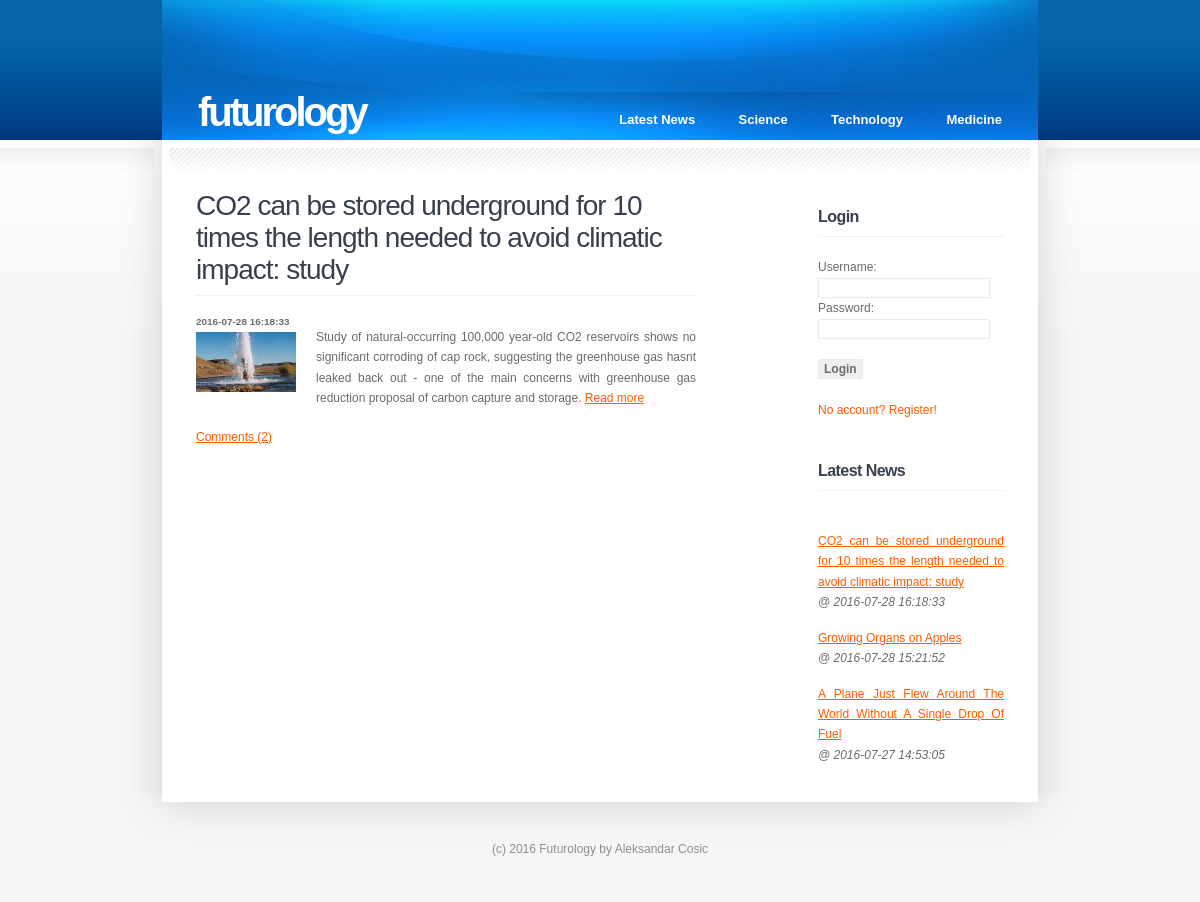
The page /science.php on the database its author committed.
### tables this page shows
CREATE TABLE `news` (
  `id` int(11) NOT NULL AUTO_INCREMENT,
  `title` varchar(555) NOT NULL,
  `intro` text NOT NULL,
  `content` text NOT NULL,
  `date` datetime NOT NULL DEFAULT CURRENT_TIMESTAMP,
  `category` varchar(45) NOT NULL,
  `image` varchar(255) DEFAULT NULL,
  PRIMARY KEY (`id`)
);

### classes/Connect.class.php (called while the page is built, shortened)
<?php
class Connect {
	private static $_instance = null;
	public static function getInstance() {
		if(is_null(self::$_instance)) {
			self::$_instance = new PDO ("mysql:host=" . Config::get('DB/host') . ";dbname=" . Config::get('DB/db_name'),
			Config::get('DB/user'),Config::get('DB/password'));
		}
		return self::$_instance;
	}
}

### classes/Comment.class.php (called while the page is built, shortened)
<?php
class Comment extends Entity{
	public static function getAllComments($id) {
		$q = self::$db->query("SELECT * FROM comments WHERE news_id = {$id} ORDER BY date DESC");
		$postArr = $q->fetchAll();
		return $postArr;
	}
}
?>

### widgets/latestNewsW.php (the view, shortened to what this page needs)
<?php
	$articles = Article::getAllArticles();
	for($i = 0; $i < sizeof($articles); $i++){
		echo "<li style='margin: 5px 0 15px'><a href=readMore.php?id=" . $articles[$i]['id'] . ">" . $articles[$i]['title'] . "</a></br>
				  <em>@ " . $articles[$i]['date'] . "</em></li>";
	}
?>

### classes/Article.class.php (shortened to what this page needs)
<?php
class Article extends Entity{
	public static $tableName = "news";
	public static function getAllArticles($category = null) {
		$tableName = static::$tableName;
		if($category == null) {
			$q = self::$db->query("SELECT * FROM {$tableName} ORDER BY date DESC  LIMIT 5");
		} else {
			$q = self::$db->query("SELECT * FROM {$tableName} WHERE category = '{$category}' ORDER BY date DESC  LIMIT 5");
		}
		$postArr = $q->fetchAll();
		return $postArr;
	}
	public static function previewAll($arr) {
		for($i = 0; $i < sizeof($arr); $i++){
			echo "<h2 class='title'><a href=readMore.php?id=" . $arr[$i]['id'] . ">" . $arr[$i]['title'] . "</a> </h2>";
			echo "<h5>" . $arr[$i]['date'] . "</h5>";
			echo "<div class='entry'> <img src='images/" . $arr[$i]['image'] . "' alt='' width='20%' height='20%' class='left' />";
			echo "<p>" . $arr[$i]['intro'] . " <a href=readMore.php?id=" . $arr[$i]['id'] . " class='permalink'>Read more</a> </p> </div>";
			$comments = Comment::getAllComments($arr[$i]['id']);
			echo "<p><a href=readMore.php?id=" . $arr[$i]['id'] . "#comments>Comments (" . sizeOf($comments) . ")</a></p> ";
		}
	}
}
?>

### style.css (style rules this page uses)
* { margin: 0; padding: 0; }
body { background: #F6F6F6 url(images/img01.jpg) repeat-x; font-family: "Trebuchet MS", Arial, Helvetica, sans-serif; font-size: 12px; color: #6B6B6B; }
h1, h2, h3, h4 { margin: 0; }
h2, h3, h4 { margin-bottom: 20px; padding-bottom: 9px; border-bottom: 1px solid #F2F2F2; letter-spacing: -0.035em; font-weight: normal; color: #37404C; }
h2 { font-size: 28px; }
p, ul, ol { margin-bottom: 1.5em; line-height: 170%; text-align: justify; }
a { color: #FF5A00; }
img.left { float: left; margin: 5px 20px 0 0; }
.post .title a { text-decoration: none; color: #37404C; }
#sidebar li { margin-bottom: 40px; }

### rows shown on the page
news: title "CO2 can be stored underground for 10 times the length needed to avoid climatic impact: study", date "2016-07-28 16:18:33", image (picture), intro "Study of natural-occurring 100,000 year-old CO2 reservoirs shows no significant corroding of cap rock, suggesting the greenhouse gas hasnt leaked back out - one of the main concerns with greenhouse gas reduction proposal of carbon capture and storage.", sizeOf($comments) "2"
news: title "Growing Organs on Apples", date "2016-07-28 15:21:52"
news: title "A Plane Just Flew Around The World Without A Single Drop Of Fuel", date "2016-07-27 14:53:05"
